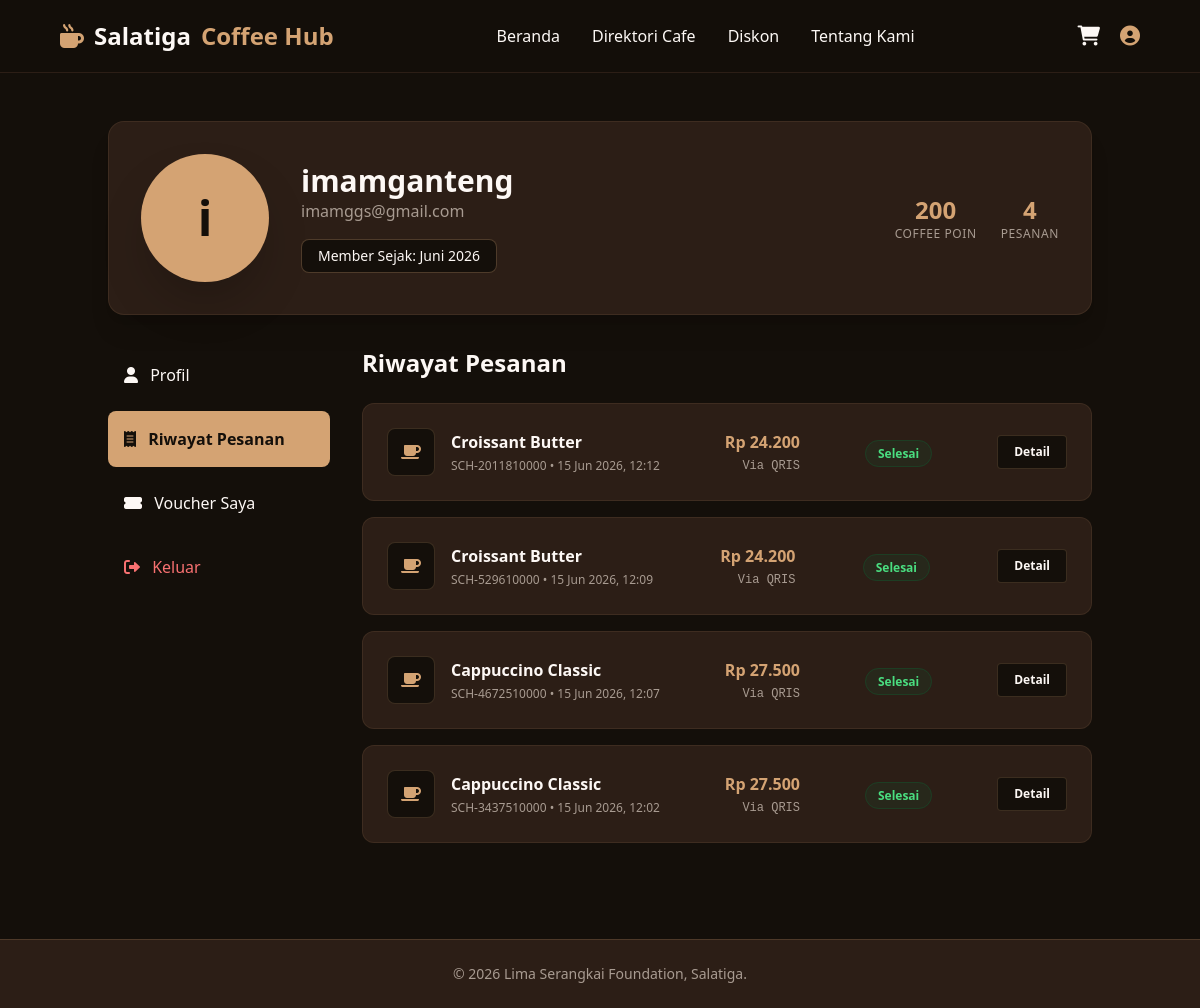
The app's page /riwayat_pesanan.php (signed in) with its own data.
### tables this page shows
CREATE TABLE `users` (
  `id` int(11) NOT NULL AUTO_INCREMENT,
  `nama` varchar(100) DEFAULT NULL,
  `email` varchar(100) DEFAULT NULL,
  `password` varchar(255) DEFAULT NULL,
  `role` varchar(10) DEFAULT 'user',
  `cafe_id` int(11) DEFAULT NULL,
  `poin` int(11) DEFAULT 0,
  `pesanan_selesai` int(11) DEFAULT 0,
  `member_sejak` varchar(50) DEFAULT 'Juni 2026',
  `alamat` text DEFAULT NULL,
  PRIMARY KEY (`id`),
  UNIQUE KEY `email` (`email`)
);

CREATE TABLE `transaksi` (
  `id` int(11) NOT NULL AUTO_INCREMENT,
  `user_id` int(11) NOT NULL,
  `order_id` varchar(50) NOT NULL,
  `tanggal` datetime NOT NULL DEFAULT current_timestamp(),
  `total` int(11) NOT NULL,
  `metode_pembayaran` varchar(50) NOT NULL,
  `status` varchar(20) DEFAULT 'Selesai',
  `detail_items` text NOT NULL,
  PRIMARY KEY (`id`)
);

### riwayat_pesanan.php (the view, shortened to what this page needs)
<?php
include 'koneksi.php';
$id = $_SESSION['user_id'];
$query = mysqli_query($conn, "SELECT * FROM users WHERE id = '$id'");
$user = mysqli_fetch_assoc($query);
$user['poin'] = $user['poin'] ?? 0;
$user['pesanan_selesai'] = $user['pesanan_selesai'] ?? 0;
$user['member_sejak'] = $user['member_sejak'] ?? 'Juni 2026';
$query_transaksi = mysqli_query($conn, "SELECT * FROM transaksi WHERE user_id = '$id' ORDER BY tanggal DESC");
$riwayat = [];
while($row = mysqli_fetch_assoc($query_transaksi)) {
    $riwayat[] = $row;
}
?>
<!DOCTYPE html>
<html lang="id">
<head>
    <script src="https://cdn.tailwindcss.com"></script>
    <link href="https://cdnjs.cloudflare.com/ajax/libs/font-awesome/6.0.0/css/all.min.css" rel="stylesheet">
</head>
<body class="bg-bg60 text-textLight min-h-screen flex flex-col">
    <header class="sticky top-0 z-50 flex justify-between items-center px-[5%] py-5 bg-bg60/95 backdrop-blur-sm border-b border-bg30">
        <div class="text-2xl font-bold text-textLight flex items-center gap-2.5">
            <i class="fas fa-mug-hot text-accent10"></i> Salatiga <span class="text-accent10">Coffee Hub</span>
        </div>
        <nav class="hidden md:block">
            <ul class="flex list-none gap-8">
                <li><a href="home.php" class="text-textLight hover:text-accent10 transition-colors">Beranda</a></li>
                <li><a href="direktori_cafe.php" class="text-textLight hover:text-accent10 transition-colors">Direktori Cafe</a></li>
                <li><a href="diskon.php" class="text-textLight hover:text-accent10 transition-colors">Diskon</a></li>
                <li><a href="tentang_kami.php" class="text-textLight hover:text-accent10 transition-colors">Tentang Kami</a></li>
            </ul>
        </nav>
        <div class="flex items-center gap-5 text-xl">
            <a href="keranjang.php" class="relative group flex items-center"><i class="fas fa-shopping-cart"></i></a>
            <a href="profil.php" class="text-accent10 flex items-center"><i class="fas fa-user-circle"></i></a>
        </div>
    </header>
    <main class="max-w-5xl mx-auto px-5 py-12 w-full flex-1">
        <div class="bg-bg30 rounded-2xl p-8 mb-8 flex flex-col md:flex-row items-center gap-8 shadow-xl border border-accent10/10">
            <div class="w-32 h-32 bg-accent10 rounded-full flex items-center justify-center text-bg60 text-5xl font-bold shadow-2xl">
                <?= substr($user['nama'], 0, 1) ?>
            </div>
            <div class="text-center md:text-left flex-1">
                <h1 class="text-3xl font-bold"><?= htmlspecialchars($user['nama']) ?></h1>
                <p class="text-textMuted mb-4"><?= htmlspecialchars($user['email']) ?></p>
                <div class="flex gap-4 justify-center md:justify-start">
                    <span class="bg-bg60 px-4 py-1.5 rounded-lg border border-accent10/30 text-sm">Member Sejak: <?= htmlspecialchars($user['member_sejak']) ?></span>
                </div>
            </div>
            <div class="flex gap-6 text-center">
                <div>
                    <div class="text-2xl font-bold text-accent10"><?= $user['poin'] ?></div>
                    <div class="text-xs text-textMuted uppercase tracking-wider">Coffee Poin</div>
                </div>
                <div>
                    <div class="text-2xl font-bold text-accent10"><?= $user['pesanan_selesai'] ?></div>
                    <div class="text-xs text-textMuted uppercase tracking-wider">Pesanan</div>
                </div>
            </div>
        </div>
        <div class="grid grid-cols-1 md:grid-cols-4 gap-8">
            <div class="md:col-span-1 space-y-2">
                <a href="profil.php" class="w-full text-left p-4 hover:bg-bg30 rounded-lg transition-colors block">
                    <i class="fas fa-user mr-2"></i> Profil
                </a>
                <a href="riwayat_pesanan.php" class="w-full text-left p-4 bg-accent10 text-bg60 font-bold rounded-lg block">
                    <i class="fas fa-receipt mr-2"></i> Riwayat Pesanan
                </a>
                <a href="voucher_saya.php" class="w-full text-left p-4 hover:bg-bg30 rounded-lg transition-colors block">
                    <i class="fas fa-ticket-alt mr-2"></i> Voucher Saya
                </a>
                <a href="logout.php" class="w-full text-left p-4 hover:bg-bg30 rounded-lg transition-colors text-red-400 block">
                    <i class="fas fa-sign-out-alt mr-2"></i> Keluar
                </a>
            </div>
            <div class="md:col-span-3 space-y-4">
                <h2 class="text-2xl font-bold mb-6">Riwayat Pesanan</h2>
                <?php foreach($riwayat as $order):
                    $items_arr = json_decode($order['detail_items'], true);
                    $judul_pesanan = (count($items_arr) > 0) ? $items_arr[0]['nama'] : "Pesanan Cafe";
                ?>
                <div class="bg-bg30 p-6 rounded-xl border border-accent10/10 flex flex-col md:flex-row justify-between items-center gap-4 hover:border-accent10/30 transition-all">
                    <div class="flex items-center gap-4 w-full md:w-auto">
                        <div class="w-12 h-12 bg-bg60 rounded-lg flex items-center justify-center text-accent10 border border-accent10/20">
                            <i class="fas fa-coffee"></i>
                        </div>
                        <div>
                            <div class="font-bold text-textLight line-clamp-1"><?= htmlspecialchars($judul_pesanan) ?></div>
                            <div class="text-xs text-textMuted mt-1">
                                <?= $order['order_id'] ?> &bull; <?= date('d M Y, H:i', strtotime($order['tanggal'])) ?>
                            </div>
                        </div>
                    </div>
                    <div class="text-center w-full md:w-auto md:text-right">
                        <div class="font-bold text-accent10 mb-1">Rp <?= number_format($order['total'], 0, ',', '.') ?></div>
                        <div class="text-xs text-textMuted font-mono">Via <?= $order['metode_pembayaran'] ?></div>
                    </div>
                    <div>
                        <?php if($order['status'] == 'Selesai'): ?>
                            <span class="px-3 py-1 bg-green-900/20 text-green-400 text-xs font-bold rounded-full border border-green-900/50">Selesai</span>
                        <?php else: ?>
                            <span class="px-3 py-1 bg-red-900/20 text-red-400 text-xs font-bold rounded-full border border-red-900/50">Dibatalkan</span>
                        <?php endif; ?>
                    </div>
                    <button type="button"
                        class="btn-detail px-4 py-2 bg-bg60 border border-accent10/20 text-xs rounded hover:bg-accent10 hover:text-bg60 transition-all font-bold"
                        data-id="<?= htmlspecialchars($order['order_id']) ?>"
                        data-date="<?= htmlspecialchars(date('d M Y, H:i', strtotime($order['tanggal']))) ?>"
                        data-method="<?= htmlspecialchars($order['metode_pembayaran']) ?>"
                        data-items='<?= htmlspecialchars($order['detail_items']) ?>'
                        data-total="<?= number_format($order['total'], 0, ',', '.') ?>">
                        Detail
                    </button>
                </div>
                <?php endforeach; ?>
            </div>
        </div>
    </main>
    <footer class="bg-bg30 text-textLight px-[5%] py-6 mt-12 text-center text-sm text-textMuted border-t border-accent10/20">
        &copy; 2026 Lima Serangkai Foundation, Salatiga.
    </footer>
</body>
</html>

### records on screen
users: nama "i", nama "imamganteng", email "imamggs@gmail.com", member_sejak "Juni 2026", poin "200", pesanan_selesai "4"
transaksi: detail_items "Croissant Butter", order "SCH-2011810000", tanggal "15 Jun 2026, 12:12", total "24.200", metode_pembayaran "QRIS", status "Selesai"
transaksi: detail_items "Croissant Butter", order "SCH-529610000", tanggal "15 Jun 2026, 12:09", total "24.200", metode_pembayaran "QRIS", status "Selesai"
transaksi: detail_items "Cappuccino Classic", order "SCH-4672510000", tanggal "15 Jun 2026, 12:07", total "27.500", metode_pembayaran "QRIS", status "Selesai"
transaksi: detail_items "Cappuccino Classic", order "SCH-3437510000", tanggal "15 Jun 2026, 12:02", total "27.500", metode_pembayaran "QRIS", status "Selesai"
